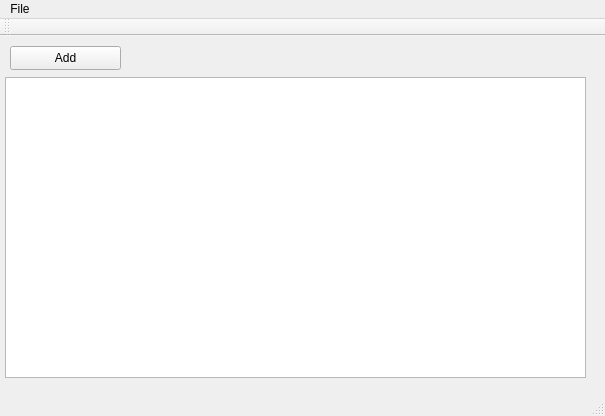
<?xml version="1.0" encoding="UTF-8"?>
<ui version="4.0">
 <class>ROMsTableClass</class>
 <widget class="QMainWindow" name="ROMsTableClass">
  <property name="geometry">
   <rect>
    <x>0</x>
    <y>0</y>
    <width>605</width>
    <height>416</height>
   </rect>
  </property>
  <property name="windowTitle">
   <string>ROMsTable</string>
  </property>
  <widget class="QWidget" name="centralWidget">
   <widget class="QTableView" name="romsTable">
    <property name="geometry">
     <rect>
      <x>5</x>
      <y>41</y>
      <width>581</width>
      <height>301</height>
     </rect>
    </property>
   </widget>
   <widget class="QPushButton" name="addButton">
    <property name="geometry">
     <rect>
      <x>10</x>
      <y>10</y>
      <width>111</width>
      <height>24</height>
     </rect>
    </property>
    <property name="text">
     <string>Add</string>
    </property>
   </widget>
  </widget>
  <widget class="QMenuBar" name="menuBar">
   <property name="geometry">
    <rect>
     <x>0</x>
     <y>0</y>
     <width>605</width>
     <height>22</height>
    </rect>
   </property>
   <widget class="QMenu" name="menuFile">
    <property name="title">
     <string>File</string>
    </property>
    <addaction name="actionAdd"/>
   </widget>
   <addaction name="menuFile"/>
  </widget>
  <widget class="QToolBar" name="mainToolBar">
   <attribute name="toolBarArea">
    <enum>TopToolBarArea</enum>
   </attribute>
   <attribute name="toolBarBreak">
    <bool>false</bool>
   </attribute>
  </widget>
  <widget class="QStatusBar" name="statusBar"/>
  <action name="actionAdd">
   <property name="text">
    <string>Add</string>
   </property>
  </action>
 </widget>
 <layoutdefault spacing="6" margin="11"/>
 <resources/>
 <connections/>
</ui>
